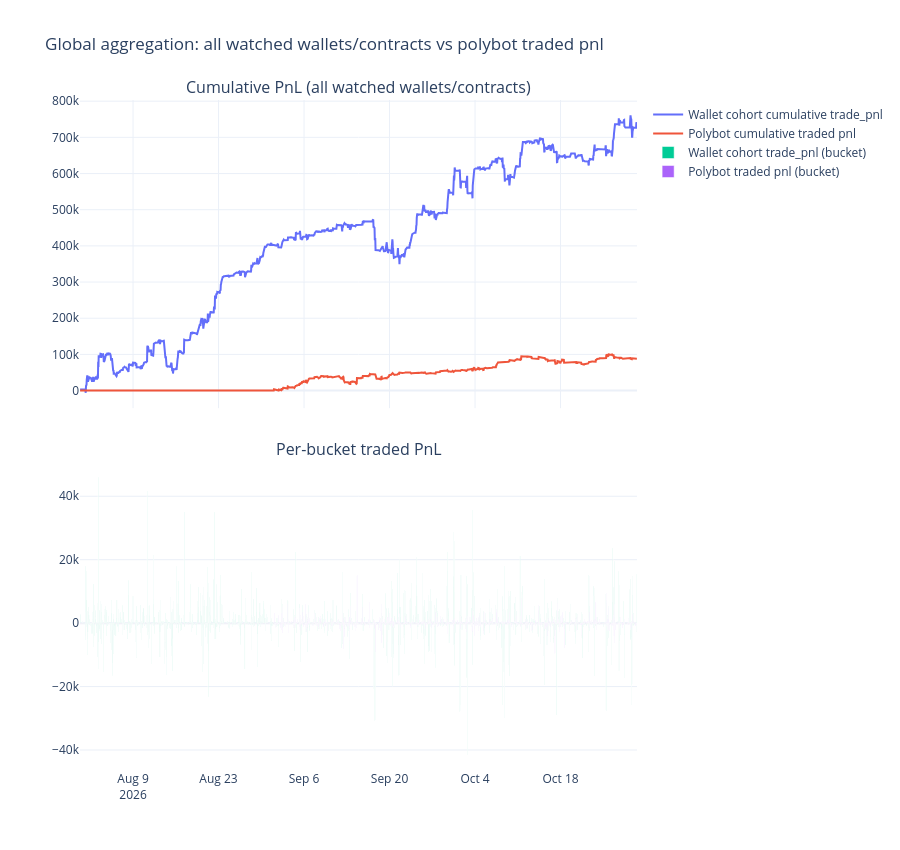

Notebook code for this chart:
### Code cell
fig_global = make_subplots(
    rows=2, cols=1, shared_xaxes=True, vertical_spacing=0.08,
    subplot_titles=('Cumulative PnL (all watched wallets/contracts)', 'Per-bucket traded PnL')
)

fig_global.add_trace(
    go.Scatter(x=agg.index, y=agg['wallet_cum_trade_pnl'], mode='lines', name='Wallet cohort cumulative trade_pnl'),
    row=1, col=1
)
fig_global.add_trace(
    go.Scatter(x=agg.index, y=agg['polybot_cum_trade_pnl'], mode='lines', name='Polybot cumulative traded pnl'),
    row=1, col=1
)

fig_global.add_trace(
    go.Bar(x=agg.index, y=agg['wallet_trade_pnl'], name='Wallet cohort trade_pnl (bucket)'),
    row=2, col=1
)
fig_global.add_trace(
    go.Bar(x=agg.index, y=agg['polybot_trade_pnl'], name='Polybot traded pnl (bucket)'),
    row=2, col=1
)

fig_global.update_layout(
    height=850, template='plotly_white',
    title='Global aggregation: all watched wallets/contracts vs polybot traded pnl',
    barmode='group',
)
fig_global.show()

### Figure 1 — Plotly figure (JSON) as saved in the notebook; plotly's stock layout.template omitted (floating-point values rounded to 4 significant figures; data arrays with more than 128 entries replaced by an {"elided": "..."} marker saying what was removed)
{"data": [{"mode": "lines", "name": "Wallet cohort cumulative trade_pnl", "type": "scatter", "x": {"elided": "2189 str values"}, "xaxis": "x", "y": {"elided": "2189 float values"}, "yaxis": "y"}, {"mode": "lines", "name": "Polybot cumulative traded pnl", "type": "scatter", "x": {"elided": "2189 str values"}, "xaxis": "x", "y": {"elided": "2189 float values"}, "yaxis": "y"}, {"name": "Wallet cohort trade_pnl (bucket)", "type": "bar", "x": {"elided": "2189 str values"}, "xaxis": "x2", "y": {"elided": "2189 float values"}, "yaxis": "y2"}, {"name": "Polybot traded pnl (bucket)", "type": "bar", "x": {"elided": "2189 str values"}, "xaxis": "x2", "y": {"elided": "2189 float values"}, "yaxis": "y2"}], "layout": {"annotations": [{"font": {"size": 16}, "showarrow": false, "text": "Cumulative PnL (all watched wallets/contracts)", "x": 0.5, "xanchor": "center", "xref": "paper", "y": 1, "yanchor": "bottom", "yref": "paper"}, {"font": {"size": 16}, "showarrow": false, "text": "Per-bucket traded PnL", "x": 0.5, "xanchor": "center", "xref": "paper", "y": 0.46, "yanchor": "bottom", "yref": "paper"}], "barmode": "group", "height": 850, "title": {"text": "Global aggregation: all watched wallets/contracts vs polybot traded pnl"}, "xaxis": {"anchor": "y", "domain": [0, 1], "matches": "x2", "showticklabels": false}, "xaxis2": {"anchor": "y2", "domain": [0, 1]}, "yaxis": {"anchor": "x", "domain": [0.54, 1]}, "yaxis2": {"anchor": "x2", "domain": [0, 0.46]}}}
